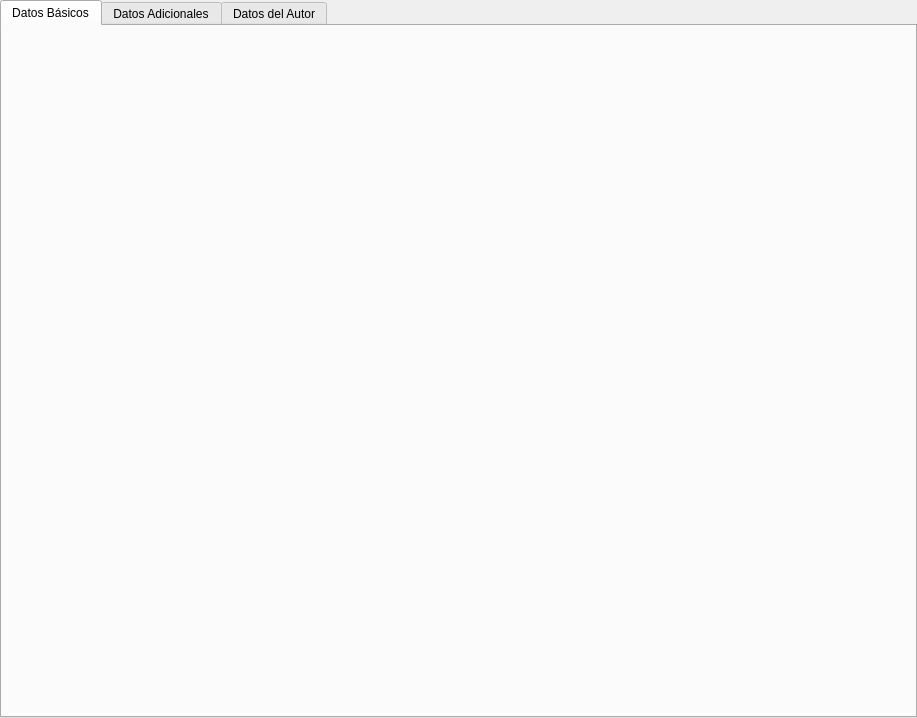
<?xml version="1.0" encoding="UTF-8"?>
<ui version="4.0">
 <class>MetadataTabManager</class>
 <widget class="QWidget" name="MetadataTabManager">
  <property name="geometry">
   <rect>
    <x>0</x>
    <y>0</y>
    <width>917</width>
    <height>718</height>
   </rect>
  </property>
  <property name="windowTitle">
   <string>Form</string>
  </property>
  <layout class="QHBoxLayout" name="horizontalLayout">
   <property name="margin">
    <number>0</number>
   </property>
   <item>
    <widget class="QTabWidget" name="metadataTabManager">
     <property name="currentIndex">
      <number>0</number>
     </property>
     <property name="documentMode">
      <bool>false</bool>
     </property>
     <widget class="BasicMetadata" name="basicMetadata">
      <attribute name="title">
       <string>Datos Básicos</string>
      </attribute>
     </widget>
     <widget class="AdditionalMetadata" name="additionalMetadata">
      <attribute name="title">
       <string>Datos Adicionales</string>
      </attribute>
     </widget>
     <widget class="AuthorMetadata" name="authorMetadata">
      <attribute name="title">
       <string>Datos del Autor</string>
      </attribute>
     </widget>
    </widget>
   </item>
  </layout>
 </widget>
 <customwidgets>
  <customwidget>
   <class>BasicMetadata</class>
   <extends>QWidget</extends>
   <header>epubcreator.gui.metadata_tabs</header>
   <container>1</container>
  </customwidget>
  <customwidget>
   <class>AdditionalMetadata</class>
   <extends>QWidget</extends>
   <header>epubcreator.gui.metadata_tabs</header>
   <container>1</container>
  </customwidget>
  <customwidget>
   <class>AuthorMetadata</class>
   <extends>QWidget</extends>
   <header>epubcreator.gui.metadata_tabs</header>
   <container>1</container>
  </customwidget>
 </customwidgets>
 <resources/>
 <connections/>
</ui>
